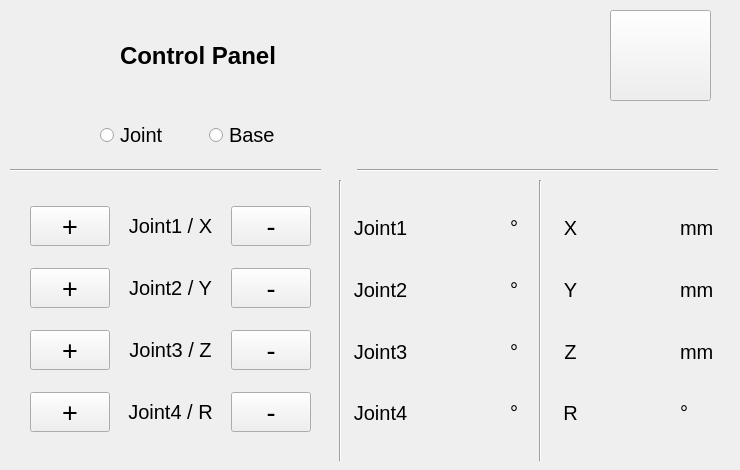
      <widget class="QWidget" name="ControlTab">
        <attribute name="title">
          <string>Control</string>
        </attribute>

        <!-- Add Dobot image -->
        <widget class="QLabel" name="ControlDobotImage">
          <property name="geometry">
            <rect>
              <x>0</x>
              <y>10</y>
              <width>121</width>
              <height>101</height>
            </rect>
          </property>
          <property name="text">
            <string/>
          </property>
          <property name="pixmap">
            <pixmap>images/magician_gui_image.png</pixmap>
          </property>
          <property name="scaledContents">
            <bool>true</bool>
          </property>
        </widget>

        <!-- Add title label -->
        <widget class="QLabel" name="ControlTitle">
          <property name="geometry">
            <rect>
              <x>120</x>
              <y>30</y>
              <width>341</width>
              <height>51</height>
            </rect>
          </property>
          <property name="font">
            <font>
              <pointsize>18</pointsize>
              <weight>75</weight>
              <bold>true</bold>
            </font>
          </property>
          <property name="text">
            <string>Control Panel</string>
          </property>
        </widget>

        <!-- Add coordinate system image -->
        <widget class="QLabel" name="ControlFrameImage">
          <property name="geometry">
            <rect>
              <x>30</x>
              <y>110</y>
              <width>61</width>
              <height>49</height>
            </rect>
          </property>
          <property name="text">
            <string/>
          </property>
          <property name="pixmap">
            <pixmap>images/coordinate_system.png</pixmap>
          </property>
          <property name="scaledContents">
            <bool>true</bool>
          </property>
        </widget>

        <!--  -->
        <widget class="QWidget" name="ControlHorizontalLayoutWidget_1">
          <property name="geometry">
            <rect>
              <x>100</x>
              <y>110</y>
              <width>211</width>
              <height>51</height>
            </rect>
          </property>
          <layout class="QHBoxLayout" name="ControlFrameChoiceLayout">

            <!-- A joint frame toggle -->
            <item>
              <widget class="QRadioButton" name="JointFrame">
                <property name="font">
                  <font>
                    <pointsize>15</pointsize>
                  </font>
                </property>
                <property name="text">
                  <string>Joint</string>
                </property>
              </widget>
            </item>

            <!-- A base frame toggle -->
            <item>
              <widget class="QRadioButton" name="BaseFrame">
                <property name="font">
                  <font>
                    <pointsize>15</pointsize>
                  </font>
                </property>
                <property name="text">
                  <string>Base</string>
                </property>
              </widget>
            </item>

          </layout>

        </widget>

        <!-- Add emergency stop button -->
        <widget class="QPushButton" name="EStopButton">
          <property name="geometry">
            <rect>
              <x>480</x>
              <y>10</y>
              <width>101</width>
              <height>91</height>
            </rect>
          </property>
          <property name="font">
            <font>
              <weight>75</weight>
              <bold>true</bold>
            </font>
          </property>
          <property name="autoFillBackground">
            <bool>false</bool>
          </property>
          <property name="styleSheet">
            <string notr="true">border-radius: 25px;</string>
          </property>
          <property name="text">
            <string/>
          </property>
          <property name="icon">
            <iconset>
            <normaloff>images/estop.png</normaloff>images/estop.png</iconset>
          </property>
          <property name="iconSize">
            <size>
              <width>101</width>
              <height>91</height>
            </size>
          </property>
        </widget>

        <!-- Add homing button -->
        <widget class="QPushButton" name="HomingButton">
          <property name="geometry">
            <rect>
              <x>610</x>
              <y>10</y>
              <width>101</width>
              <height>91</height>
            </rect>
          </property>
          <property name="font">
            <font>
              <weight>75</weight>
              <bold>true</bold>
            </font>
          </property>
          <property name="autoFillBackground">
            <bool>false</bool>
          </property>
          <property name="styleSheet">
            <string notr="true"/>
          </property>
          <property name="text">
            <string/>
          </property>
          <property name="icon">
            <iconset>
            <normaloff>images/blue_house.png</normaloff>images/blue_house.png</iconset>
          </property>
          <property name="iconSize">
            <size>
              <width>101</width>
              <height>91</height>
            </size>
          </property>
        </widget>

        <!-- Add horizontal line below image and frame choice and
             above the dobot joint by joint manipulation panel -->
        <widget class="Line" name="ControlHLine1">
          <property name="geometry">
            <rect>
              <x>10</x>
              <y>160</y>
              <width>311</width>
              <height>20</height>
            </rect>
          </property>
          <property name="orientation">
            <enum>Qt::Horizontal</enum>
          </property>
        </widget>

        <!-- Add horizontal line under homing and emergency stop button and
             above the joint frame and base frame coorindate displays -->
        <widget class="Line" name="ControlHLine2">
          <property name="geometry">
            <rect>
              <x>357</x>
              <y>160</y>
              <width>361</width>
              <height>20</height>
            </rect>
          </property>
          <property name="orientation">
            <enum>Qt::Horizontal</enum>
          </property>
        </widget>

        <!-- Add vertical lines between dobot joint by joint manipulation and
             joint frame displays -->
        <widget class="Line" name="ControlVLine1">
          <property name="geometry">
            <rect>
              <x>330</x>
              <y>180</y>
              <width>20</width>
              <height>281</height>
            </rect>
          </property>
          <property name="orientation">
            <enum>Qt::Vertical</enum>
          </property>
        </widget>

        <!-- Add vertical lines between joint frame displays and base frame displays -->
        <widget class="Line" name="ControlVLine2">
          <property name="geometry">
            <rect>
              <x>530</x>
              <y>180</y>
              <width>20</width>
              <height>281</height>
            </rect>
          </property>
          <property name="orientation">
            <enum>Qt::Vertical</enum>
          </property>
        </widget>

        <!-- Manipulate the dobot joint by joint using either base frame of joint frame -->
        <widget class="QWidget" name="ControlLayoutWidget_1">
          <property name="geometry">
            <rect>
              <x>30</x>
              <y>190</y>
              <width>281</width>
              <height>261</height>
            </rect>
          </property>

          <!--  -->
          <layout class="QGridLayout" name="ControlLayout_1">

            <!-- Joint 1 plus button -->
            <item row="0" column="0">
              <widget class="QPushButton" name="JT1Plus">
                <property name="sizePolicy">
                  <sizepolicy hsizetype="Fixed" vsizetype="Fixed">
                    <horstretch>0</horstretch>
                    <verstretch>0</verstretch>
                  </sizepolicy>
               </property>
                <property name="minimumSize">
                  <size>
                    <width>0</width>
                    <height>40</height>
                  </size>
                </property>
                <property name="font">
                  <font>
                    <pointsize>20</pointsize>
                    <weight>50</weight>
                    <bold>false</bold>
                 </font>
                </property>
                <property name="styleSheet">
                  <string notr="true"/>
                </property>
                <property name="text">
                  <string>+</string>
                </property>
              </widget>
            </item>

            <!-- Joint 2 plus BUTTON -->
            <item row="1" column="0">
              <widget class="QPushButton" name="JT2Plus">
                <property name="minimumSize">
                  <size>
                    <width>0</width>
                    <height>40</height>
                 </size>
                </property>
                <property name="font">
                  <font>
                    <pointsize>20</pointsize>
                    <weight>50</weight>
                    <bold>false</bold>
                  </font>
                </property>
                <property name="text">
                  <string>+</string>
                </property>
              </widget>
            </item>

            <!-- Joint 3 plus BUTTON -->
            <item row="2" column="0">
              <widget class="QPushButton" name="JT3Plus">
                <property name="minimumSize">
                  <size>
                    <width>0</width>
                    <height>40</height>
                  </size>
                </property>
               <property name="font">
                  <font>
                    <pointsize>20</pointsize>
                    <weight>50</weight>
                    <bold>false</bold>
                  </font>
                </property>
                <property name="text">
                  <string>+</string>
                </property>
             </widget>
            </item>

            <!-- Joint 4 plus BUTTON -->
            <item row="3" column="0">
              <widget class="QPushButton" name="JT4Plus">
                <property name="minimumSize">
                  <size>
                  <width>0</width>
                  <height>40</height>
                  </size>
                </property>
                <property name="font">
                  <font>
                    <pointsize>20</pointsize>
                    <weight>50</weight>
                    <bold>false</bold>
                  </font>
                </property>
                <property name="text">
                  <string>+</string>
                </property>
              </widget>
            </item>

            <!-- Joint 1 label -->
            <item row="0" column="1">
              <widget class="QLabel" name="JT1Label">
                <property name="font">
                  <font>
                    <pointsize>15</pointsize>
                  </font>
                </property>
                <property name="text">
                  <string>Joint1 / X</string>
                </property>
                <property name="alignment">
                  <set>Qt::AlignCenter</set>
                </property>
              </widget>
            </item>

            <!-- Joint 2 label -->
            <item row="1" column="1">
              <widget class="QLabel" name="JT2Label">
                <property name="font">
                  <font>
                    <pointsize>15</pointsize>
                  </font>
                </property>
                <property name="text">
                  <string>Joint2 / Y</string>
                </property>
                <property name="alignment">
                  <set>Qt::AlignCenter</set>
                </property>
              </widget>
            </item>

            <!-- Joint 3 label -->
            <item row="2" column="1">
              <widget class="QLabel" name="JT3Label">
                <property name="font">
                  <font>
                    <pointsize>15</pointsize>
                  </font>
                </property>
                <property name="text">
                  <string>Joint3 / Z</string>
                </property>
                <property name="alignment">
                  <set>Qt::AlignCenter</set>
                </property>
              </widget>
            </item>

            <!-- Joint 4 label -->
            <item row="3" column="1">
              <widget class="QLabel" name="JT4Label">
                <property name="font">
                  <font>
                    <pointsize>15</pointsize>
                  </font>
                </property>
                <property name="text">
                  <string>Joint4 / R</string>
                </property>
                <property name="alignment">
                  <set>Qt::AlignCenter</set>
                </property>
              </widget>
            </item>

            <!-- Joint 1 minus BUTTON -->
            <item row="0" column="2">
              <widget class="QPushButton" name="JT1Minus">
                <property name="sizePolicy">
                  <sizepolicy hsizetype="Fixed" vsizetype="Fixed">
                    <horstretch>0</horstretch>
                    <verstretch>0</verstretch>
                  </sizepolicy>
                </property>
                <property name="minimumSize">
                  <size>
                    <width>0</width>
                    <height>40</height>
                  </size>
                </property>
                <property name="font">
                  <font>
                    <pointsize>20</pointsize>
                  </font>
                </property>
                <property name="text">
                  <string>-</string>
                </property>
              </widget>
            </item>

            <!-- Joint 2 minus BUTTON -->
            <item row="1" column="2">
              <widget class="QPushButton" name="JT2Minus">
                <property name="sizePolicy">
                  <sizepolicy hsizetype="Fixed" vsizetype="Fixed">
                    <horstretch>0</horstretch>
                    <verstretch>0</verstretch>
                  </sizepolicy>
                </property>
                <property name="minimumSize">
                  <size>
                    <width>0</width>
                    <height>40</height>
                  </size>
                </property>
                <property name="font">
                  <font>
                    <pointsize>20</pointsize>
                  </font>
                </property>
                <property name="text">
                  <string>-</string>
                </property>
              </widget>
            </item>

            <!-- Joint 3 minus BUTTON -->
            <item row="2" column="2">
              <widget class="QPushButton" name="JT3Minus">
                <property name="sizePolicy">
                  <sizepolicy hsizetype="Fixed" vsizetype="Fixed">
                    <horstretch>0</horstretch>
                    <verstretch>0</verstretch>
                  </sizepolicy>
                </property>
                <property name="minimumSize">
                  <size>
                    <width>0</width>
                    <height>40</height>
                  </size>
                </property>
                <property name="font">
                  <font>
                    <pointsize>20</pointsize>
                  </font>
                </property>
                <property name="text">
                  <string>-</string>
                </property>
              </widget>
            </item>

            <!-- Joint 4 minus BUTTON -->
            <item row="3" column="2">
              <widget class="QPushButton" name="JT4Minus">
                <property name="sizePolicy">
                  <sizepolicy hsizetype="Fixed" vsizetype="Fixed">
                    <horstretch>0</horstretch>
                    <verstretch>0</verstretch>
                  </sizepolicy>
                </property>
                <property name="minimumSize">
                  <size>
                    <width>0</width>
                    <height>40</height>
                  </size>
                </property>
                <property name="font">
                  <font>
                    <pointsize>20</pointsize>
                  </font>
                </property>
                <property name="text">
                  <string>-</string>
                </property>
              </widget>
            </item>

          </layout>

        </widget>

        <!-- Displays LABELS OF LEGEND for each joint frame coordinate of the dobot -->
        <widget class="QWidget" name="verticalLayoutWidget_3">
          <property name="geometry">
            <rect>
              <x>350</x>
              <y>200</y>
              <width>61</width>
              <height>241</height>
            </rect>
          </property>
          <layout class="QVBoxLayout" name="JointsVerticalLayout">

            <!-- Joint 1 Pose label-->
            <item>
              <widget class="QLabel" name="JT1PoseLabel">
                <property name="font">
                  <font>
                    <pointsize>15</pointsize>
                  </font>
                </property>
                <property name="layoutDirection">
                  <enum>Qt::LeftToRight</enum>
                </property>
                <property name="text">
                  <string>Joint1</string>
                </property>
                <property name="alignment">
                  <set>Qt::AlignCenter</set>
                </property>
              </widget>
            </item>

            <!-- Joint 2 Pose label-->
            <item>
              <widget class="QLabel" name="JT2PoseLabel">
                <property name="font">
                  <font>
                    <pointsize>15</pointsize>
                  </font>
                </property>
                <property name="text">
                  <string>Joint2</string>
                </property>
                <property name="alignment">
                  <set>Qt::AlignCenter</set>
                </property>
              </widget>
            </item>

            <!-- Joint 3 Pose label-->
            <item>
              <widget class="QLabel" name="JT3PoseLabel">
                <property name="font">
                  <font>
                    <pointsize>15</pointsize>
                  </font>
                </property>
                <property name="text">
                  <string>Joint3</string>
                </property>
                <property name="alignment">
                  <set>Qt::AlignCenter</set>
                </property>
              </widget>
            </item>

            <!-- Joint 4 Pose label-->
            <item>
              <widget class="QLabel" name="JT4PoseLabel">
                <property name="font">
                  <font>
                    <pointsize>15</pointsize>
                  </font>
                </property>
                <property name="text">
                  <string>Joint4</string>
                </property>
                <property name="alignment">
                  <set>Qt::AlignCenter</set>
                </property>
              </widget>
            </item>

          </layout>

        </widget>

        <!-- Displays the JOINT FRAME COORDINATES of the dobot -->
        <widget class="QWidget" name="layoutWidget">
          <property name="geometry">
            <rect>
              <x>410</x>
              <y>200</y>
              <width>91</width>
              <height>241</height>
            </rect>
          </property>
          <layout class="QGridLayout" name="JointAnglesLCDLayout">

            <!-- Joint 1 LCD display-->
            <item row="0" column="0">
              <widget class="QLabel" name="JT1LCD">
                <property name="font">
                  <font>
                    <pointsize>12</pointsize>
                  </font>
                </property>
                <property name="text">
                  <string/>
                </property>
                <property name="alignment">
                  <set>Qt::AlignRight|Qt::AlignTrailing|Qt::AlignVCenter</set>
                </property>
              </widget>
            </item>
            
            <!-- Joint 2 LCD display-->
            <item row="1" column="0">
              <widget class="QLabel" name="JT2LCD">
                <property name="font">
                  <font>
                    <pointsize>12</pointsize>
                  </font>
                </property>
                <property name="text">
                  <string/>
                </property>
                <property name="alignment">
                  <set>Qt::AlignRight|Qt::AlignTrailing|Qt::AlignVCenter</set>
                </property>
              </widget>
            </item>

            <!-- Joint 3 LCD display-->
            <item row="2" column="0">
              <widget class="QLabel" name="JT3LCD">
                <property name="font">
                  <font>
                    <pointsize>12</pointsize>
                  </font>
                </property>
                <property name="text">
                  <string/>
                </property>
                <property name="alignment">
                  <set>Qt::AlignRight|Qt::AlignTrailing|Qt::AlignVCenter</set>
                </property>
              </widget>
            </item>

            <!-- Joint 4 LCD display-->
            <item row="3" column="0">
              <widget class="QLabel" name="JT4LCD">
                <property name="font">
                  <font>
                    <pointsize>12</pointsize>
                  </font>
                </property>
                <property name="text">
                  <string/>
                </property>
                <property name="alignment">
                  <set>Qt::AlignRight|Qt::AlignTrailing|Qt::AlignVCenter</set>
                </property>
              </widget>
            </item>

          </layout>

        </widget>

        <!-- Display LABELS OF UNITS for the joint frame coordinates of the dobot -->
        <widget class="QWidget" name="verticalLayoutWidget_4">
          <property name="geometry">
            <rect>
              <x>510</x>
              <y>200</y>
              <width>21</width>
              <height>241</height>
            </rect>
          </property>
          <layout class="QVBoxLayout" name="DegreesVerticalLayout">

            <!-- Joint 1 Pose unit-->
            <item>
              <widget class="QLabel" name="JT11DegreeUnit">
                <property name="font">
                  <font>
                    <pointsize>15</pointsize>
                  </font>
                </property>
                <property name="text">
                <string>°</string>
                </property>
              </widget>
            </item>

            <!-- Joint 2 Pose unit-->
            <item>
              <widget class="QLabel" name="JT2DegreeUnit">
                <property name="font">
                  <font>
                    <pointsize>15</pointsize>
                  </font>
                </property>
                <property name="text">
                  <string>°</string>
                </property>
              </widget>
            </item>

            <!-- Joint 3 Pose unit-->
            <item>
              <widget class="QLabel" name="JT3DegreeUnit">
                <property name="font">
                  <font>
                    <pointsize>15</pointsize>
                  </font>
                </property>
                <property name="text">
                  <string>°</string>
                </property>
              </widget>
            </item>

            <!-- Joint 4 Pose unit-->
            <item>
              <widget class="QLabel" name="JT4DegreeUnit">
                <property name="font">
                  <font>
                    <pointsize>15</pointsize>
                  </font>
                </property>
                <property name="text">
                  <string>°</string>
                </property>
              </widget>
            </item>

          </layout>

        </widget>

        <!-- Displays LABELS OF LEGEND for each base frame coordinate of the dobot -->
        <widget class="QWidget" name="verticalLayoutWidget">
          <property name="geometry">
            <rect>
              <x>550</x>
              <y>200</y>
              <width>41</width>
              <height>241</height>
            </rect>
          </property>
          <layout class="QVBoxLayout" name="XYZRVerticalLayout">

            <!-- TCP X Pose label-->
            <item>
              <widget class="QLabel" name="XPoseLabel">
                <property name="font">
                  <font>
                    <pointsize>15</pointsize>
                  </font>
                </property>
                <property name="text">
                  <string>X</string>
                </property>
                <property name="alignment">
                  <set>Qt::AlignCenter</set>
                </property>
              </widget>
            </item>

            <!-- TCP Y Pose label-->
            <item>
              <widget class="QLabel" name="YPoseLabel">
                <property name="font">
                  <font>
                    <pointsize>15</pointsize>
                  </font>
                </property>
                <property name="text">
                  <string>Y</string>
                </property>
                <property name="alignment">
                  <set>Qt::AlignCenter</set>
                </property>
              </widget>
            </item>

            <!-- TCP Z Pose label-->
            <item>
              <widget class="QLabel" name="ZPoseLabel">
                <property name="font">
                  <font>
                    <pointsize>15</pointsize>
                  </font>
                </property>
                <property name="text">
                  <string>Z</string>
                </property>
                <property name="alignment">
                  <set>Qt::AlignCenter</set>
                </property>
              </widget>
            </item>

            <!-- TCP R Pose label-->
            <item>
              <widget class="QLabel" name="RPoseLabel">
                <property name="font">
                  <font>
                    <pointsize>15</pointsize>
                  </font>
                </property>
                <property name="text">
                  <string>R</string>
                </property>
                <property name="alignment">
                  <set>Qt::AlignCenter</set>
                </property>
              </widget>
            </item>

          </layout>

        </widget>

        <!-- Displays the BASE FRAME COORDINATES of the dobot -->
        <widget class="QWidget" name="layoutWidget">
          <property name="geometry">
            <rect>
              <x>590</x>
              <y>200</y>
              <width>81</width>
              <height>241</height>
            </rect>
          </property>
          <layout class="QGridLayout" name="TCPPoseLayout">

            <!-- TCP X Pose LCD display-->
            <item row="0" column="0">
              <widget class="QLabel" name="XPoseLCD">
                <property name="font">
                  <font>
                    <pointsize>12</pointsize>
                  </font>
                </property>
                <property name="layoutDirection">
                  <enum>Qt::LeftToRight</enum>
                </property>
                <property name="text">
                  <string/>
                </property>
                <property name="alignment">
                  <set>Qt::AlignRight|Qt::AlignTrailing|Qt::AlignVCenter</set>
                </property>
              </widget>
            </item>

            <!-- TCP Y Pose LCD display-->
            <item row="1" column="0">
              <widget class="QLabel" name="YPoseLCD">
                <property name="font">
                  <font>
                    <pointsize>12</pointsize>
                  </font>
                </property>
                <property name="text">
                  <string/>
                </property>
                <property name="alignment">
                  <set>Qt::AlignRight|Qt::AlignTrailing|Qt::AlignVCenter</set>
                </property>
              </widget>
            </item>

            <!-- TCP Z Pose LCD display-->
            <item row="2" column="0">
              <widget class="QLabel" name="ZPoseLCD">
                <property name="font">
                  <font>
                    <pointsize>12</pointsize>
                  </font>
                </property>
                <property name="text">
                  <string/>
                </property>
                <property name="alignment">
                  <set>Qt::AlignRight|Qt::AlignTrailing|Qt::AlignVCenter</set>
                </property>
              </widget>
            </item>

            <!-- TCP R Pose LCD display-->
            <item row="3" column="0">
              <widget class="QLabel" name="RPoseLCD">
                <property name="font">
                  <font>
                    <pointsize>12</pointsize>
                  </font>
                </property>
                <property name="text">
                  <string/>
                </property>
                <property name="alignment">
                  <set>Qt::AlignRight|Qt::AlignTrailing|Qt::AlignVCenter</set>
                </property>
              </widget>
            </item>

          </layout>

        </widget>

        <!-- Display LABELS OF UNITS for the joint frame coordinates of the dobot -->
        <widget class="QWidget" name="verticalLayoutWidget_2">
          <property name="geometry">
            <rect>
              <x>680</x>
              <y>200</y>
              <width>51</width>
              <height>241</height>
            </rect>
          </property>
          <layout class="QVBoxLayout" name="MilimetersVerticalLayout">

            <!-- TCP X Pose unit-->
            <item>
              <widget class="QLabel" name="XPoseUnit">
                <property name="font">
                  <font>
                    <pointsize>15</pointsize>
                  </font>
                </property>
                <property name="text">
                  <string>mm</string>
                </property>
              </widget>
            </item>

            <!-- TCP Y Pose unit-->
            <item>
              <widget class="QLabel" name="ZPoseUnit">
                <property name="font">
                  <font>
                    <pointsize>15</pointsize>
                  </font>
                </property>
                <property name="text">
                  <string>mm</string>
                </property>
              </widget>
            </item>

            <!-- TCP Z Pose unit-->
            <item>
              <widget class="QLabel" name="YPoseUnit">
                <property name="font">
                  <font>
                    <pointsize>15</pointsize>
                  </font>
                </property>
                <property name="text">
                  <string>mm</string>
                </property>
              </widget>
            </item>

            <!-- TCP R Pose unit-->
            <item>
              <widget class="QLabel" name="RPoseUnit">
                <property name="font">
                  <font>
                    <pointsize>15</pointsize>
                  </font>
                </property>
                <property name="text">
                  <string>°</string>
                </property>
              </widget>
            </item>

          </layout>

        </widget>

      </widget>
